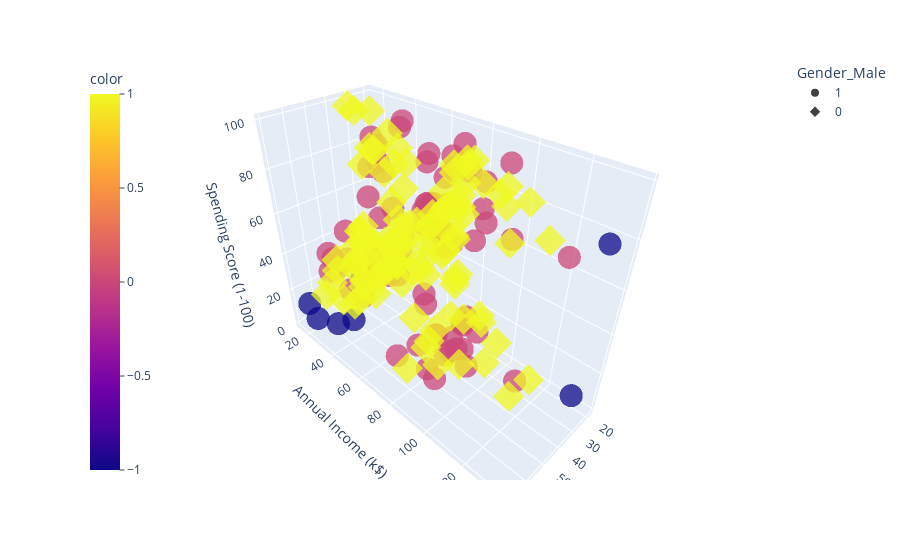

The code cell stored with this chart in its notebook:
### Code cell
import plotly.express as px
fig = px.scatter_3d(dp, x='Age', y='Annual Income (k$)', z='Spending Score (1-100)', color=dbscan.labels_, symbol='Gender_Male', opacity=0.75)
fig.update_layout(coloraxis_colorbar=dict(yanchor="top", y=1, x=0, ticks="outside"))

### Figure 1 — Plotly figure (JSON) as saved in the notebook; plotly's stock layout.template omitted (floating-point values rounded to 4 significant figures)
{"data": [{"hovertemplate": "Gender_Male=1<br>Age=%{x}<br>Annual Income (k$)=%{y}<br>Spending Score (1-100)=%{z}<br>color=%{marker.color}<extra></extra>", "legendgroup": "1", "marker": {"color": [0, 0, -1, -1, -1, 0, 0, 0, 0, 0, 0, 0, 0, -1, -1, 0, 0, 0, 0, 0, 0, 0, 0, 0, 0, 0, 0, 0, 0, 0, 0, 0, 0, 0, 0, 0, 0, 0, 0, 0, 0, 0, 0, 0, 0, 0, 0, 0, 0, 0, 0, 0, 0, 0, 0, 0, 0, 0, 0, 0, 0, 0, 0, 0, 0, 0, 0, 0, 0, 0, 0, 0, 0, 0, 0, 0, 0, 0, 0, 0, 0, 0, 0, 0, 0, 0, -1, -1], "coloraxis": "coloraxis", "opacity": 0.75, "symbol": "circle"}, "mode": "markers", "name": "1", "scene": "scene", "showlegend": true, "type": "scatter3d", "x": [19, 21, 64, 67, 37, 22, 20, 52, 35, 25, 31, 29, 35, 60, 53, 18, 24, 48, 33, 59, 47, 69, 53, 70, 19, 63, 18, 19, 70, 59, 26, 40, 57, 38, 67, 48, 18, 48, 24, 48, 20, 67, 26, 49, 54, 68, 66, 65, 19, 27, 39, 43, 40, 59, 38, 47, 39, 20, 32, 19, 32, 25, 28, 48, 34, 43, 39, 37, 34, 19, 50, 42, 32, 40, 28, 36, 36, 58, 27, 59, 35, 46, 30, 28, 33, 32, 32, 30], "y": [15, 15, 19, 19, 20, 20, 21, 23, 24, 24, 25, 28, 28, 30, 33, 33, 38, 39, 42, 43, 43, 44, 46, 46, 46, 48, 48, 48, 49, 54, 54, 54, 54, 54, 54, 54, 59, 60, 60, 61, 61, 62, 62, 62, 63, 63, 63, 63, 64, 67, 69, 71, 71, 71, 71, 71, 71, 73, 73, 74, 75, 77, 77, 77, 78, 78, 78, 78, 78, 81, 85, 86, 87, 87, 87, 87, 87, 88, 88, 93, 93, 98, 99, 101, 113, 126, 137, 137], "z": [39, 81, 3, 14, 13, 79, 66, 29, 35, 73, 73, 82, 61, 4, 4, 92, 92, 36, 60, 60, 41, 46, 46, 56, 55, 51, 59, 59, 55, 47, 54, 48, 51, 55, 41, 46, 41, 49, 52, 42, 49, 59, 55, 56, 46, 43, 48, 52, 46, 56, 91, 35, 95, 11, 75, 9, 75, 5, 73, 10, 93, 12, 97, 36, 90, 17, 88, 1, 1, 5, 26, 20, 63, 13, 75, 10, 92, 15, 69, 14, 90, 15, 97, 68, 8, 74, 18, 83]}, {"hovertemplate": "Gender_Male=0<br>Age=%{x}<br>Annual Income (k$)=%{y}<br>Spending Score (1-100)=%{z}<br>color=%{marker.color}<extra></extra>", "legendgroup": "0", "marker": {"color": [1, 1, 1, 1, 1, 1, 1, 1, 1, 1, 1, 1, 1, 1, 1, 1, 1, 1, 1, 1, 1, 1, 1, 1, 1, 1, 1, 1, 1, 1, 1, 1, 1, 1, 1, 1, 1, 1, 1, 1, 1, 1, 1, 1, 1, 1, 1, 1, 1, 1, 1, 1, 1, 1, 1, 1, 1, 1, 1, 1, 1, 1, 1, 1, 1, 1, 1, 1, 1, 1, 1, 1, 1, 1, 1, 1, 1, 1, 1, 1, 1, 1, 1, 1, 1, 1, 1, 1, 1, 1, 1, 1, 1, 1, 1, 1, 1, 1, 1, 1, 1, 1, 1, 1, 1, 1, 1, 1, 1, 1, 1, 1], "coloraxis": "coloraxis", "opacity": 0.75, "symbol": "diamond"}, "mode": "markers", "name": "0", "scene": "scene", "showlegend": true, "type": "scatter3d", "x": [20, 23, 31, 22, 35, 23, 30, 35, 58, 24, 35, 35, 46, 54, 45, 40, 23, 21, 49, 21, 42, 30, 36, 20, 65, 31, 49, 24, 50, 27, 29, 31, 49, 31, 50, 51, 27, 67, 54, 43, 68, 32, 47, 60, 60, 45, 23, 49, 46, 21, 55, 22, 34, 50, 68, 40, 32, 47, 27, 23, 49, 21, 66, 19, 38, 18, 19, 63, 49, 51, 50, 38, 40, 23, 31, 25, 31, 29, 44, 35, 57, 28, 32, 32, 34, 44, 38, 47, 27, 30, 30, 56, 29, 31, 36, 33, 36, 52, 30, 37, 32, 29, 41, 54, 41, 36, 34, 32, 38, 47, 35, 45], "y": [16, 16, 17, 17, 18, 18, 19, 19, 20, 20, 21, 23, 25, 28, 28, 29, 29, 30, 33, 33, 34, 34, 37, 37, 38, 39, 39, 39, 40, 40, 40, 40, 42, 43, 43, 44, 46, 47, 47, 48, 48, 48, 49, 50, 50, 54, 54, 54, 54, 54, 57, 57, 58, 58, 59, 60, 60, 60, 60, 62, 62, 62, 63, 63, 64, 65, 65, 65, 65, 67, 67, 67, 69, 70, 70, 72, 72, 73, 73, 74, 75, 76, 76, 77, 78, 78, 78, 78, 78, 78, 78, 79, 79, 81, 85, 86, 87, 88, 88, 97, 97, 98, 99, 101, 103, 103, 103, 103, 113, 120, 120, 126], "z": [6, 77, 40, 76, 6, 94, 72, 99, 15, 77, 35, 98, 5, 14, 32, 31, 87, 73, 14, 81, 17, 73, 26, 75, 35, 61, 28, 65, 55, 47, 42, 42, 52, 54, 45, 50, 51, 52, 59, 50, 48, 47, 42, 49, 56, 53, 52, 42, 44, 57, 58, 55, 60, 46, 55, 40, 42, 47, 50, 41, 48, 42, 50, 54, 42, 48, 50, 43, 59, 43, 57, 40, 58, 29, 77, 34, 71, 88, 7, 72, 5, 40, 87, 74, 22, 20, 76, 16, 89, 78, 73, 35, 83, 93, 75, 95, 27, 13, 86, 32, 86, 88, 39, 24, 17, 85, 23, 69, 91, 16, 79, 28]}], "layout": {"coloraxis": {"colorbar": {"ticks": "outside", "title": {"text": "color"}, "x": 0, "y": 1, "yanchor": "top"}, "colorscale": [[0, "#0d0887"], [0.1111, "#46039f"], [0.2222, "#7201a8"], [0.3333, "#9c179e"], [0.4444, "#bd3786"], [0.5556, "#d8576b"], [0.6667, "#ed7953"], [0.7778, "#fb9f3a"], [0.8889, "#fdca26"], [1, "#f0f921"]]}, "legend": {"title": {"text": "Gender_Male"}, "tracegroupgap": 0}, "margin": {"t": 60}, "scene": {"domain": {"x": [0, 1], "y": [0, 1]}, "xaxis": {"title": {"text": "Age"}}, "yaxis": {"title": {"text": "Annual Income (k$)"}}, "zaxis": {"title": {"text": "Spending Score (1-100)"}}}}}
